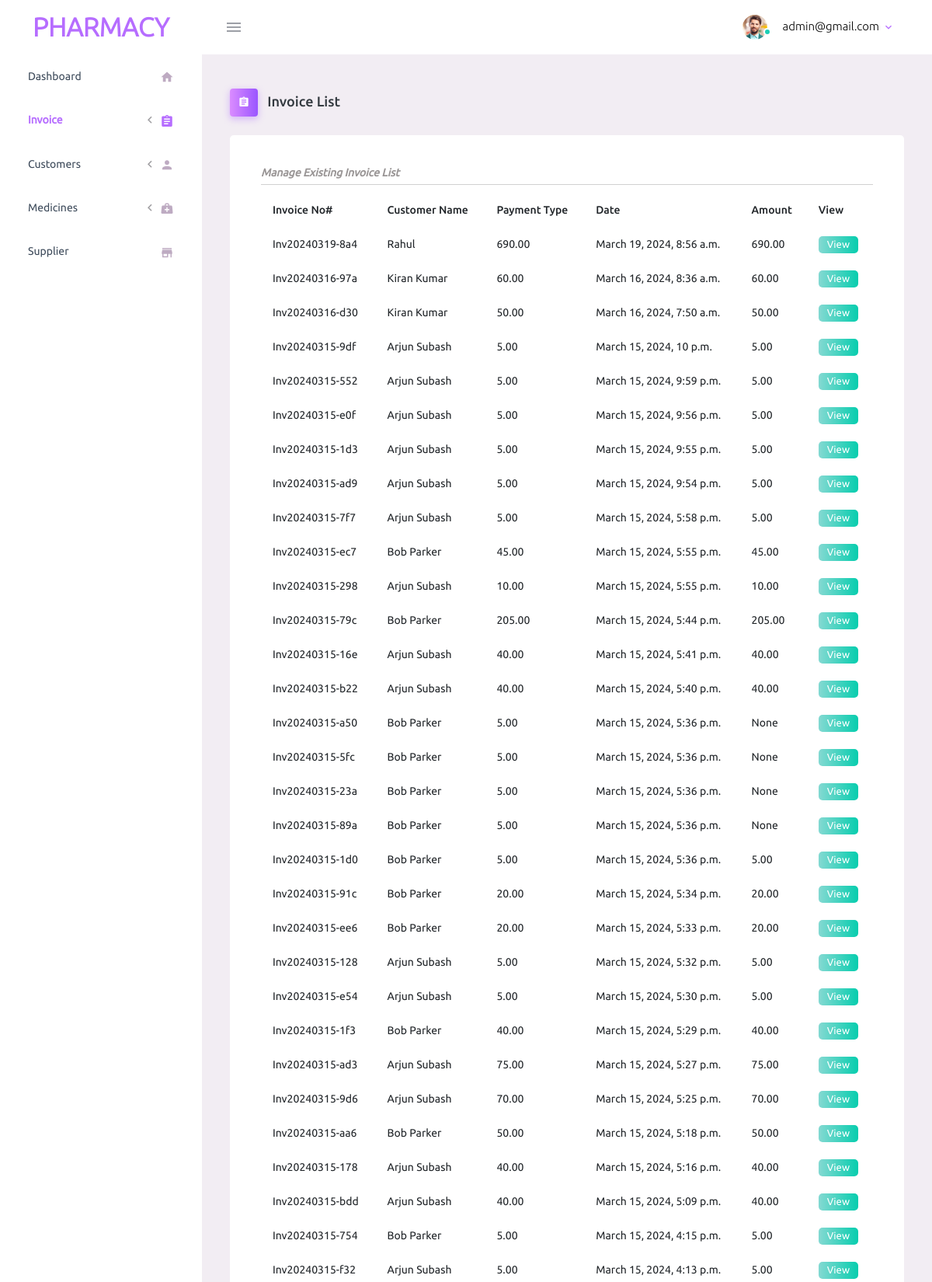
Page /invoice/ (signed in, upper part) on the committed database.
### dashboard/models.py (models this page shows, shortened)
class AiUser(AbstractBaseUser):
    name = models.CharField(max_length=100)
    email = models.EmailField(max_length=100,unique=True)
    password = models.CharField(max_length=100)
    department = models.CharField(max_length=100)
    age = models.PositiveIntegerField(null=True)
    role = models.CharField(max_length = 20, choices = ROLE_CHOICES, default = 'user')
    date_joined = models.DateTimeField(default=timezone.now)
    is_admin = models.BooleanField(default=False)
    is_staff = models.BooleanField(default=False)
    objects = AiUserManager()
    USERNAME_FIELD = 'email'
    REQUIRED_FIELDS = []
    def __str__(self):
        return self.email
    class Meta:
        verbose_name = "Ai User"
        verbose_name_plural = "Ai Users"

class Invoice(models.Model):
    invoice_number = models.CharField(max_length=100, unique = True, editable=False)
    customer = models.ForeignKey(Customer, on_delete=models.CASCADE)
    payment_type = models.CharField(max_length = 20, choices = PAYMENT_CHOICES, default = 'cash')
    grand_total = models.DecimalField(max_digits=10, decimal_places=2, null=True)
    date_created = models.DateTimeField(default=timezone.now)
    class Meta:
        verbose_name = "Invoice"
        verbose_name_plural = "Invoice"

class Customer(models.Model):
    name = models.CharField(max_length=100)
    phone_number = PhoneNumberField(null=True, unique=True)
    dr_name = models.CharField(max_length=100)
    dr_dept = models.CharField(max_length=100)
    dr_hospital = models.CharField(max_length=100)
    date_created = models.DateTimeField(default=timezone.now)
    def __str__(self):
        return self.name
    class Meta:
        verbose_name = "customer"
        verbose_name_plural = "customer"

### dashboard/views.py (the view)
# urls.py: path('invoice/', views.InvoiceView.as_view(), name='invoice'),
@method_decorator(login_required(login_url='/'), name='dispatch')
class InvoiceView(View):
    def get(self, request):
        user = request.user
        invoice_obj = Invoice.objects.all().order_by('-date_created')
        context= {
            'user' : user,
            'invoice_obj' : invoice_obj
        }
        return render(request, 'dashboard/invoice.html', context)

### templates/dashboard/invoice.html (shortened to what this page needs)
<!DOCTYPE html>
{% load static %}
<html lang="en">
  <head>
    <link rel="stylesheet" href="{% static 'css/assets/vendors/mdi/css/materialdesignicons.min.css' %}">
    <link rel="stylesheet" href="{% static 'css/assets/vendors/css/vendor.bundle.base.css' %}">
    <link rel="stylesheet" href="{% static 'css/assets/css/style.css' %}">
    <link rel="stylesheet" href="{% static 'css/assets/css/main.css' %}">
  </head>
  <body>
    <div class="container-scroller">
      <nav class="navbar default-layout-navbar col-lg-12 col-12 p-0 fixed-top d-flex flex-row">
        <div class="text-center navbar-brand-wrapper d-flex align-items-center justify-content-center">
          <a class="navbar-brand brand-logo phar-heading" href="index.html"> Pharmacy</a>
        </div>
        <div class="navbar-menu-wrapper d-flex align-items-stretch">
          <button class="navbar-toggler navbar-toggler align-self-center" type="button" data-toggle="minimize">
            <span class="mdi mdi-menu"></span>
          </button>
          <ul class="navbar-nav navbar-nav-right">
            <li class="nav-item nav-profile dropdown">
              <a class="nav-link dropdown-toggle" id="profileDropdown" href="#" data-bs-toggle="dropdown" aria-expanded="false">
                <div class="nav-profile-img">
                  <img src="{% static 'css/assets/images/faces/face1.jpg' %}" alt="image">
                  <span class="availability-status online"></span>
                </div>
                <div class="nav-profile-text">
                  <p class="mb-1 text-black">{{ user }}</p>
                </div>
              </a>
            </li>
          </ul>
        </div>
      </nav>
      <div class="container-fluid page-body-wrapper">
        <nav class="sidebar sidebar-offcanvas" id="sidebar">
          <ul class="nav">
            <li class="nav-item">
              <a class="nav-link" href="{% url 'dashboard:dashboard'%}">
                <span class="menu-title ">Dashboard</span>
                <i class="mdi mdi-home menu-icon"></i>
              </a>
            </li>
            <li class="nav-item">
              <a class="nav-link" data-bs-toggle="collapse" href="#ui-basic" aria-expanded="false" aria-controls="ui-basic">
                <span class="menu-title phar-active">Invoice</span>
                <i class="menu-arrow"></i>
                <i class="mdi mdi-clipboard-text menu-icon phar-active"></i>
              </a>
            </li>
            <li class="nav-item">
              <a class="nav-link" data-bs-toggle="collapse" href="#ui-basic2" aria-expanded="false" aria-controls="ui-basic">
                <span class="menu-title">Customers</span>
                <i class="menu-arrow"></i>
                <i class="mdi mdi-account menu-icon"></i>
              </a>
            </li>
            <li class="nav-item">
              <a class="nav-link" data-bs-toggle="collapse" href="#ui-basic3" aria-expanded="false" aria-controls="ui-basic">
                <span class="menu-title">Medicines</span>
                <i class="menu-arrow"></i>
                <i class="mdi mdi-medical-bag menu-icon"></i>
              </a>
            </li>
            <li class="nav-item">
              <a class="nav-link" href="{% url 'customer:listsupplier'%}">
                <span class="menu-title">Supplier</span>
                <i class="mdi mdi-store menu-icon"></i>
              </a>
            </li>
          </ul>
        </nav>
        <div class="main-panel">
          <div class="content-wrapper">
            <div class="page-header">
              <h3 class="page-title">
                <span class="page-title-icon bg-gradient-primary text-white me-2">
                  <i class="mdi mdi-clipboard-text"></i>
                </span> Invoice List
              </h3>
            </div>
            <div class="row">
              <div class="col-md-12 grid-margin stretch-card">
                <div class="card">
                  <div class="card-body">
                        <div class="phar-inv-head-sec">
                            <div class="phar-inv-head-list">
                                Manage Existing Invoice List
                            </div>
                            <div class="row">
                                <div class="col-12 grid-margin">
                                    <div class="table-responsive">
                                        <table class="table">
                                          <thead>
                                            <tr>
                                              <th> Invoice No# </th>
                                              <th> Customer Name </th>
                                              <th> Payment Type </th>
                                              <th> Date </th>
                                              <th> Amount </th>
                                              <th> View </th>
                                            </tr>
                                          </thead>
                                          <tbody>
                                            {% for i in invoice_obj %}
                                            <tr>
                                              <td>
                                                {{ i.invoice_number }}
                                              </td>
                                              <td>
                                                {{ i.customer }}
                                              </td>
                                              <td>
                                                {{ i.payment_type }}
                                              </td>
                                              <td>
                                                {{ i.date_created }}
                                              </td>
                                              <td> {{ i.grand_total }} </td>
                                              <td> <a class="phar-inv-view-btn" href="{% url 'dashboard:exportinvoice' i.invoice_number %}">View</a> </td>
                                            </tr>
                                            {% endfor %}
                                          </tbody>
                                        </table>
                                      </div>
                                </div>
                            </div>
                        </div>
                  </div>
                </div>
              </div>
            </div>
          </div>
        </div>
      </div>
    </div>
  </body>
</html>

### static/css/assets/css/main.css (style rules this page uses)
.phar-heading { color: #b66dff !important; font-size: 2.1em !important; font-weight: 700; text-transform: uppercase; }
.phar-inv-head-sec { display: flex; flex-direction: column; row-gap: 10px; }
.phar-inv-view-btn { background: linear-gradient(to right, #84d9d2, #07cdae); color: #ffffff; padding: 3px 11px 5px; border-radius: 5px; text-decoration: none; font-size: 13px; }
.phar-active { color: #b66dff !important; font-weight: 600 !important; }
.table > :not(:last-child) > :last-child > *, .jsgrid .jsgrid-table > :not(:last-child) > :last-child > * { border-bottom-color: #d100fd !important; }
thead, tbody, tfoot, tr, td, th { border-color: inherit; border-style: none !important; border-width: 0; }
.phar-inv-head-list { font-size: 14px; font-weight: 600; color: #999595; font-style: italic; padding-bottom: 7px; border-bottom: 1px solid #d1d0d0; width: 100%; display: flex; flex-direction: row; }

### rows in the picture
AiUser: email "admin@gmail.com"
Invoice: invoice_number "Inv20240319-8a4", customer "Rahul", payment_type "690.00", date_created "March 19, 2024, 8:56 a.m.", grand_total "690.00"
Invoice: invoice_number "Inv20240316-97a", customer "Kiran Kumar", payment_type "60.00", date_created "March 16, 2024, 8:36 a.m.", grand_total "60.00"
Invoice: invoice_number "Inv20240316-d30", customer "Kiran Kumar", payment_type "50.00", date_created "March 16, 2024, 7:50 a.m.", grand_total "50.00"
Invoice: invoice_number "Inv20240315-9df", customer "Arjun Subash", payment_type "5.00", date_created "March 15, 2024, 10 p.m.", grand_total "5.00"
Invoice: invoice_number "Inv20240315-552", customer "Arjun Subash", payment_type "5.00", date_created "March 15, 2024, 9:59 p.m.", grand_total "5.00"
Invoice: invoice_number "Inv20240315-e0f", customer "Arjun Subash", payment_type "5.00", date_created "March 15, 2024, 9:56 p.m.", grand_total "5.00"
Invoice: invoice_number "Inv20240315-1d3", customer "Arjun Subash", payment_type "5.00", date_created "March 15, 2024, 9:55 p.m.", grand_total "5.00"
Invoice: invoice_number "Inv20240315-ad9", customer "Arjun Subash", payment_type "5.00", date_created "March 15, 2024, 9:54 p.m.", grand_total "5.00"
Invoice: invoice_number "Inv20240315-7f7", customer "Arjun Subash", payment_type "5.00", date_created "March 15, 2024, 5:58 p.m.", grand_total "5.00"
Invoice: invoice_number "Inv20240315-ec7", customer "Bob Parker", payment_type "45.00", date_created "March 15, 2024, 5:55 p.m.", grand_total "45.00"
Invoice: invoice_number "Inv20240315-298", customer "Arjun Subash", payment_type "10.00", date_created "March 15, 2024, 5:55 p.m.", grand_total "10.00"
Invoice: invoice_number "Inv20240315-79c", customer "Bob Parker", payment_type "205.00", date_created "March 15, 2024, 5:44 p.m.", grand_total "205.00"
Invoice: invoice_number "Inv20240315-16e", customer "Arjun Subash", payment_type "40.00", date_created "March 15, 2024, 5:41 p.m.", grand_total "40.00"
Invoice: invoice_number "Inv20240315-b22", customer "Arjun Subash", payment_type "40.00", date_created "March 15, 2024, 5:40 p.m.", grand_total "40.00"
Invoice: invoice_number "Inv20240315-a50", customer "Bob Parker", payment_type "5.00", date_created "March 15, 2024, 5:36 p.m.", grand_total "None"
Invoice: invoice_number "Inv20240315-5fc", customer "Bob Parker", payment_type "5.00", date_created "March 15, 2024, 5:36 p.m.", grand_total "None"
Invoice: invoice_number "Inv20240315-23a", customer "Bob Parker", payment_type "5.00", date_created "March 15, 2024, 5:36 p.m.", grand_total "None"
Invoice: invoice_number "Inv20240315-89a", customer "Bob Parker", payment_type "5.00", date_created "March 15, 2024, 5:36 p.m.", grand_total "None"
Invoice: invoice_number "Inv20240315-1d0", customer "Bob Parker", payment_type "5.00", date_created "March 15, 2024, 5:36 p.m.", grand_total "5.00"
Invoice: invoice_number "Inv20240315-91c", customer "Bob Parker", payment_type "20.00", date_created "March 15, 2024, 5:34 p.m.", grand_total "20.00"
Invoice: invoice_number "Inv20240315-ee6", customer "Bob Parker", payment_type "20.00", date_created "March 15, 2024, 5:33 p.m.", grand_total "20.00"
Invoice: invoice_number "Inv20240315-128", customer "Arjun Subash", payment_type "5.00", date_created "March 15, 2024, 5:32 p.m.", grand_total "5.00"
Invoice: invoice_number "Inv20240315-e54", customer "Arjun Subash", payment_type "5.00", date_created "March 15, 2024, 5:30 p.m.", grand_total "5.00"
Invoice: invoice_number "Inv20240315-1f3", customer "Bob Parker", payment_type "40.00", date_created "March 15, 2024, 5:29 p.m.", grand_total "40.00"
Invoice: invoice_number "Inv20240315-ad3", customer "Arjun Subash", payment_type "75.00", date_created "March 15, 2024, 5:27 p.m.", grand_total "75.00"
Invoice: invoice_number "Inv20240315-9d6", customer "Arjun Subash", payment_type "70.00", date_created "March 15, 2024, 5:25 p.m.", grand_total "70.00"
Invoice: invoice_number "Inv20240315-aa6", customer "Bob Parker", payment_type "50.00", date_created "March 15, 2024, 5:18 p.m.", grand_total "50.00"
Invoice: invoice_number "Inv20240315-178", customer "Arjun Subash", payment_type "40.00", date_created "March 15, 2024, 5:16 p.m.", grand_total "40.00"
Invoice: invoice_number "Inv20240315-bdd", customer "Arjun Subash", payment_type "40.00", date_created "March 15, 2024, 5:09 p.m.", grand_total "40.00"
Invoice: invoice_number "Inv20240315-754", customer "Bob Parker", payment_type "5.00", date_created "March 15, 2024, 4:15 p.m.", grand_total "5.00"
Invoice: invoice_number "Inv20240315-f32", customer "Arjun Subash", payment_type "5.00", date_created "March 15, 2024, 4:13 p.m.", grand_total "5.00"
